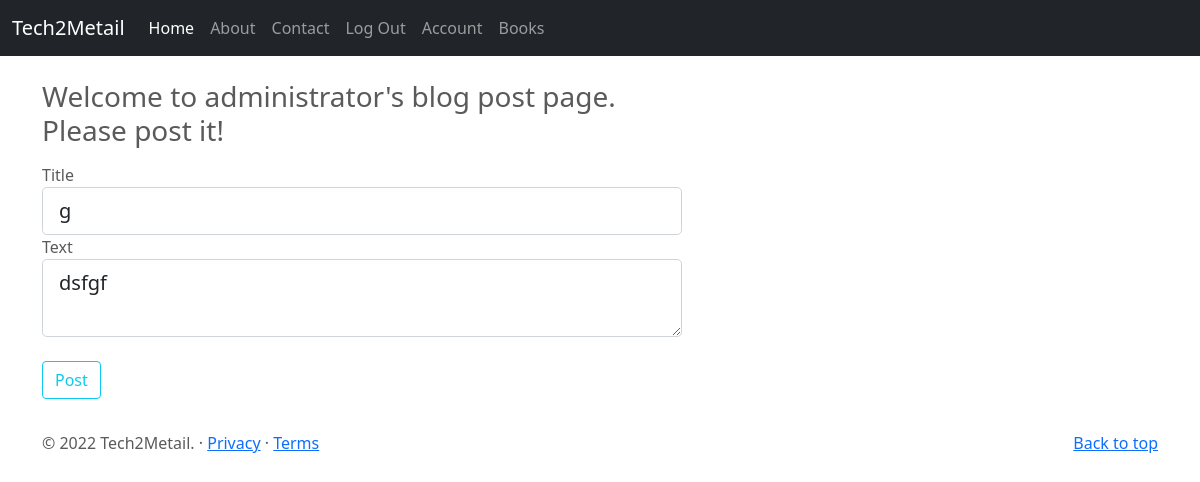
The app's page /2/update (signed in) with its own data.
### tech2metailblog/models.py (models this page shows, shortened)
class User(db.Model,UserMixin):
    __tablename__ = "users"
    id = db.Column(db.Integer,primary_key=True)
    profile_image = db.Column(db.String(20),nullable=False,default='default_profile.png')
    email = db.Column(db.String(64),unique=True,index=True)
    username = db.Column(db.String(64),unique=True,index=True)
    password_hash = db.Column(db.String(128))
    posts = db.relationship('BlogPost',backref='author',lazy=True)
    booksposts = db.relationship('BooksPost',backref='user',lazy=True)

class BlogPost(db.Model):
    users = db.relationship(User)
    id = db.Column(db.Integer, primary_key=True)
    user_id = db.Column(db.Integer,db.ForeignKey('users.id'),nullable=False)
    date = db.Column(db.DateTime,nullable=False,default=datetime.now(pytz.timezone('Asia/Tokyo')))
    title = db.Column(db.String(140),nullable=False)
    text = db.Column(db.Text,nullable=False)

### tech2metailblog/blog_posts/views.py (the view, shortened to what this page needs)
@blog_posts.route('/<int:blog_post_id>/update',methods=['GET','POST'])
@login_required
def update(blog_post_id):
    blog_post = BlogPost.query.get_or_404(blog_post_id)
    form = BlogPostForm()
    form.title.data = blog_post.title
    form.text.data = blog_post.text
    return render_template('create_post.html',title='Updating',form=form)

### tech2metailblog/blog_posts/forms.py
class BlogPostForm(FlaskForm):
    title = StringField('Title',validators=[DataRequired()])
    text= TextAreaField('Text',validators=[DataRequired()])
    submit=SubmitField('Post')

### tech2metailblog/models.py (called while the page is built)
@login_manager.user_loader
def load_user(user_id):
    return User.query.get(user_id)

### tech2metailblog/templates/create_post.html (shortened to what this page needs)
{% extends 'base.html' %}
{% block content %}
<div class="container">
    <div class="form-signin">
        <h1 class="h3 mb-3 fw-normal">Welcome to {{current_user.username}}'s blog post page. Please post it!</h1>
        <form class="form-group" method="POST">
            <div class="form-group">
                {{form.title.label(class="form-control-label")}}
                {{form.title(class="form-control form-control-lg")}}
            </div>
            <div class="form-group">
                {{form.text.label(class="form-control-label")}}
                {{form.text(class="form-control form-control-lg ")}}
            </div>
            <br>
            <div class="form-group">
                {{form.submit(class="btn btn-outline-info")}}
            </div>
        </form>
    </div>
</div>
{% endblock %}

### tech2metailblog/static/style.css (style rules this page uses)
body { padding-top: 3rem; padding-bottom: 3rem; color: #5a5a5a; }
.form-signin { width: 40em; }
.container { margin-top: 2rem; }

### records on screen
User: username "administrator"
BlogPost: title "g", text "dsfgf"
